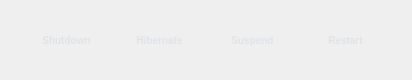
<?xml version="1.0" encoding="UTF-8"?>
<ui version="4.0">
 <class>PowerForm</class>
 <widget class="QWidget" name="PowerForm">
  <property name="geometry">
   <rect>
    <x>0</x>
    <y>0</y>
    <width>412</width>
    <height>80</height>
   </rect>
  </property>
  <property name="windowTitle">
   <string>Form</string>
  </property>
  <property name="styleSheet">
   <string notr="true">QWidget {
    border-radius: 0px;
}
#formFrame{
	border:0px solid rgba(255,255,255,0.5);
    background-color: rgba(50,50,50, 0.0);
    border-radius: 5px;
}


QComboBox,
QToolButton,
QPushButton {
    color:#dfe3e8;
	font-size:10px;
    font:bold;
    border: 2px #dfe3e8;
    background-color: rgba(33, 67, 106,0.0);
}


QComboBox::drop-down {
    border:none;
    width: 24px;
    text-align: right;
	background-color: rgba(33, 67, 106,0.9);
}

QComboBox::down-arrow {
    image: url(:/resources/dropdown.svg);
	color:red;
}
</string>
  </property>
  <layout class="QHBoxLayout" name="horizontalLayout">
   <property name="leftMargin">
    <number>0</number>
   </property>
   <property name="topMargin">
    <number>0</number>
   </property>
   <property name="rightMargin">
    <number>0</number>
   </property>
   <property name="bottomMargin">
    <number>0</number>
   </property>
   <item>
    <widget class="QFrame" name="formFrame">
     <property name="frameShape">
      <enum>QFrame::StyledPanel</enum>
     </property>
     <property name="frameShadow">
      <enum>QFrame::Raised</enum>
     </property>
     <layout class="QHBoxLayout" name="horizontalLayout_2">
      <property name="spacing">
       <number>10</number>
      </property>
      <property name="leftMargin">
       <number>25</number>
      </property>
      <property name="topMargin">
       <number>0</number>
      </property>
      <property name="rightMargin">
       <number>25</number>
      </property>
      <property name="bottomMargin">
       <number>0</number>
      </property>
      <item>
       <widget class="QToolButton" name="toolButtonShutdown">
        <property name="sizePolicy">
         <sizepolicy hsizetype="Preferred" vsizetype="Preferred">
          <horstretch>0</horstretch>
          <verstretch>0</verstretch>
         </sizepolicy>
        </property>
        <property name="minimumSize">
         <size>
          <width>80</width>
          <height>0</height>
         </size>
        </property>
        <property name="focusPolicy">
         <enum>Qt::NoFocus</enum>
        </property>
        <property name="text">
         <string>Shutdown</string>
        </property>
        <property name="icon">
         <iconset resource="pisi-lightdm-greeter.qrc">
          <normaloff>:/resources/shutdown.png</normaloff>:/resources/shutdown.png</iconset>
        </property>
        <property name="iconSize">
         <size>
          <width>50</width>
          <height>50</height>
         </size>
        </property>
        <property name="toolButtonStyle">
         <enum>Qt::ToolButtonTextUnderIcon</enum>
        </property>
       </widget>
      </item>
      <item>
       <widget class="QToolButton" name="toolButtonHibernate">
        <property name="sizePolicy">
         <sizepolicy hsizetype="Preferred" vsizetype="Preferred">
          <horstretch>0</horstretch>
          <verstretch>0</verstretch>
         </sizepolicy>
        </property>
        <property name="minimumSize">
         <size>
          <width>80</width>
          <height>0</height>
         </size>
        </property>
        <property name="focusPolicy">
         <enum>Qt::NoFocus</enum>
        </property>
        <property name="text">
         <string>Hibernate</string>
        </property>
        <property name="icon">
         <iconset resource="pisi-lightdm-greeter.qrc">
          <normaloff>:/resources/sleep.png</normaloff>:/resources/sleep.png</iconset>
        </property>
        <property name="iconSize">
         <size>
          <width>50</width>
          <height>50</height>
         </size>
        </property>
        <property name="toolButtonStyle">
         <enum>Qt::ToolButtonTextUnderIcon</enum>
        </property>
       </widget>
      </item>
      <item>
       <widget class="QToolButton" name="toolButtonSuspend">
        <property name="sizePolicy">
         <sizepolicy hsizetype="Preferred" vsizetype="Preferred">
          <horstretch>0</horstretch>
          <verstretch>0</verstretch>
         </sizepolicy>
        </property>
        <property name="minimumSize">
         <size>
          <width>80</width>
          <height>0</height>
         </size>
        </property>
        <property name="focusPolicy">
         <enum>Qt::NoFocus</enum>
        </property>
        <property name="text">
         <string>Suspend</string>
        </property>
        <property name="icon">
         <iconset resource="pisi-lightdm-greeter.qrc">
          <normaloff>:/resources/sleep.png</normaloff>:/resources/sleep.png</iconset>
        </property>
        <property name="iconSize">
         <size>
          <width>50</width>
          <height>50</height>
         </size>
        </property>
        <property name="toolButtonStyle">
         <enum>Qt::ToolButtonTextUnderIcon</enum>
        </property>
       </widget>
      </item>
      <item>
       <widget class="QToolButton" name="toolButtonRestart">
        <property name="sizePolicy">
         <sizepolicy hsizetype="Preferred" vsizetype="Preferred">
          <horstretch>0</horstretch>
          <verstretch>0</verstretch>
         </sizepolicy>
        </property>
        <property name="minimumSize">
         <size>
          <width>80</width>
          <height>0</height>
         </size>
        </property>
        <property name="focusPolicy">
         <enum>Qt::NoFocus</enum>
        </property>
        <property name="text">
         <string>Restart</string>
        </property>
        <property name="icon">
         <iconset resource="pisi-lightdm-greeter.qrc">
          <normaloff>:/resources/restart.png</normaloff>:/resources/restart.png</iconset>
        </property>
        <property name="iconSize">
         <size>
          <width>50</width>
          <height>50</height>
         </size>
        </property>
        <property name="toolButtonStyle">
         <enum>Qt::ToolButtonTextUnderIcon</enum>
        </property>
       </widget>
      </item>
     </layout>
    </widget>
   </item>
  </layout>
 </widget>
 <resources>
  <include location="pisi-lightdm-greeter.qrc"/>
 </resources>
 <connections/>
</ui>
